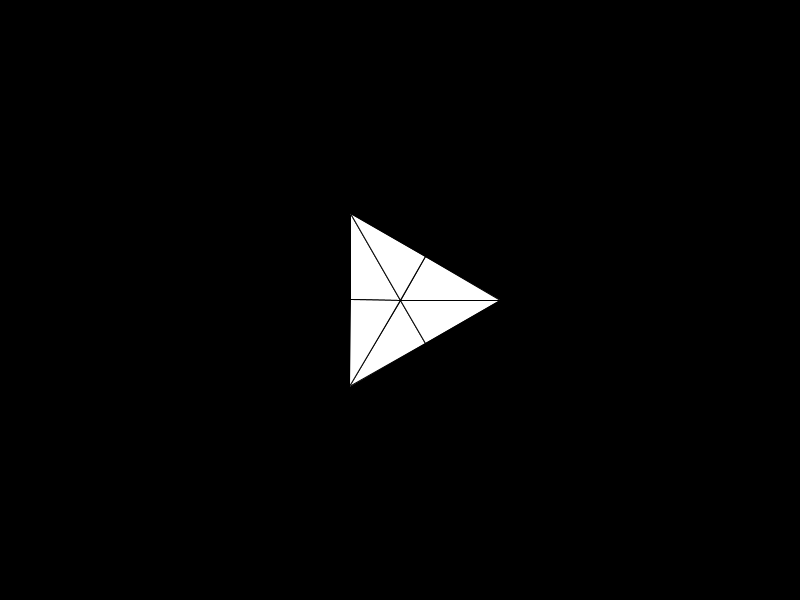
Frame 1 (no input)
Frame 60 (the mouse pressed at the canvas centre just before this capture): identical to frame 1, image omitted
Frame 120 (the mouse held since frame 60 and released just before this capture): identical to frame 1, image omitted

The Processing sketch that drew this single still picture (run headless with seeded random() and noise(); from frame 60 on, the mouse is pressed at the canvas centre):

// Processing sketch: PolygonFun
// ── PolygonFun.pde
Polygon p;
TriangleMesh m,c,d;
int n;


void setup() {
	frameRate(60);
	size(800,600);
	n = 3;
	myPoly();
}

void draw() {
	background(0);
	c.draw();
	d.draw();
	c.update();
	d.update();
		
}

void keyPressed() {
	if (key=='l') {
		if (c.isMoving()) {
			c.reverse();
		}
		else {
			c.startMoving();
		}
	}
	if (key=='r') {
		if (d.isMoving()) {
			d.reverse();
		}
		else {
			d.startMoving();
		}
	}
	if (key=='u') {
		
		n = 2*n;		
		myPoly();
	}
	if (key=='d') {
		if (n>3) {
			n = n/2;
			myPoly();
		}
	}
		
}

void myPoly() {
	p = new Polygon(400,30,100,n);
	m = p.triangulate();
	c = new TriangleMesh( new PVector( 400 , 300 )  );
	d = new TriangleMesh( new PVector( 400 , 300 )  );
	c.leftSplit(m, 100);
	d.rightSplit(m, 100);
}
// ── Polygon.pde
class Polygon {
	PVector pos;
	float radius;
	int sides;
	
	Polygon( float x , float y , float r , int n ) {
		pos = new PVector( x , y );
		radius = r;
		sides = n;
	}
	
	TriangleMesh triangulate() {
		Triangle nt;
		float na;
		float a = TWO_PI/float( sides );
		Triangle t = new Triangle( radius , a );
		m = new TriangleMesh( pos );
		for( int i=0 ; i<sides ; i++ ) {
			nt = new Triangle(t);
			nt.triRotate( i*a );
			m.add( nt );
		}
	return m;
	}
}
// ── Triangle.pde
class Triangle {
	PVector p1 , p2 , p3;
	PVector dest , pos;
	float fromAngle, myAngle , finA;
	boolean isMoving;
	boolean forward; 
	int t , steps;
	
	
	Triangle( PVector q1 , PVector q2 , PVector q3 , float a) {
		p1 = q1.get();
		p2 = q2.get();
		p3 = q3.get();
		pos = new PVector(0,0);
		dest = new PVector(0,0);
		myAngle = a;
		fromAngle = a;
		finA = 0;
		isMoving = false;
		forward = true;
				
	}
	
	Triangle( float r , float a ) {
		this( new PVector( r , 0 ) , new PVector( 0 , 0 ) , new PVector( r*cos(a) , r*sin(a) ) , 0 );
	}
	
	Triangle( Triangle t ) {
		this( t.p1 , t.p2 , t.p3 , t.fromAngle );
	}
	
	void triRotate( float a ) {
		fromAngle = a;
		myAngle = a;
	}
	
	void setDest( PVector d , float a , int s) {
		forward = true;
		dest = d.get();
		finA = a;
		t = 0;
		steps = s;
	}
	
	PVector p3dest() {
		PVector p;
		p = p3.get();
		p.rotate(finA);
		p.add(dest);
		return p;
	}
	
	PVector p1dest() {
		PVector p;
		p = p1.get();
		p.rotate(finA);
		p.add(dest);
		return p;
	}
	
	PVector p2dest() {
		PVector p;
		p = p2.get();
		p.rotate(finA);
		p.add(dest);
		return p;
	}
	
	PVector mid31() {
		PVector m;
		m = p3.get();
		m.sub(p1);
		m.mult(0.5);
		m.add(p1);
		return m;
	}
	

	void update() {
		if ( isMoving ) {
			pos = dest.get();
			pos.mult( float(t)/float(steps) );
			myAngle = (finA-fromAngle)/float(steps)*float(t)+fromAngle;
			if (forward) {
				t++;
			}
			else
			{
				t--;
			}
				
			if ( t>steps ) {
				t = steps;
				forward = false;
				pos = dest.get();
				myAngle = finA;
				isMoving = false;
			}
			if ( t<0 ) {
				t = 0;
				forward = true;
				pos.set(0,0);
				myAngle = fromAngle;
				isMoving = false;
			}
		}
	}
	
	void reverse() {
		if (forward) {
			forward = false;
		}
		else
		{
			forward = true;
		}
		isMoving = true;
	}
	
	void draw() {
		pushMatrix();
		translate( pos.x , pos.y );
		rotate(myAngle);
		triangle( p1.x , p1.y , p2.x , p2.y , p3.x , p3.y );
		popMatrix();
	}
}	
// ── TriangleMesh.pde
class TriangleMesh {
	ArrayList<Triangle> m;
	PVector pos;


	TriangleMesh( PVector p ) {
		pos = p.get();
		m = new ArrayList<Triangle>();
	}

	void add( Triangle tri ) {
		m.add( tri );
	}

	void update() {
		for( Triangle tri : m ) {
			tri.update();
		}
	}
	
	boolean isMoving() {
		boolean move = false;
		for( Triangle tri : m ) {
			if (tri.isMoving) {
				move = true;
			}
		}
		return move;
	}
	
	void startMoving() {
		for( Triangle tri : m ) {
			tri.isMoving = true;
		}
	}
	
	void reverse() {
		for( Triangle tri : m ) {
			tri.reverse();
		}
	}
	
	void leftSplit( TriangleMesh c , int s) {
		PVector mid;
		Triangle t;
		PVector d = new PVector(-200,0);
		boolean flip = false;
		for( Triangle tri : c.m ) {
			mid = tri.mid31();
			t = new Triangle(  tri.p2 , tri.p3, mid , tri.fromAngle );
			if (flip) {
				t.setDest( d , PI , s );
				flip = false;
				d = t.p3dest().get();
				}
			else
				{
				t.setDest( d , 0 , s );
				flip = true;
				d = t.p2dest().get();
				}
				
				
			m.add( t );
		}
	}
	
	void rightSplit( TriangleMesh c , int s) {
		PVector mid;
		Triangle t;
		PVector d = new PVector(200,0);
		boolean flip = false;
		
		for( Triangle tri : c.m ) {
			mid = tri.mid31();

			t = new Triangle( tri.p1 , tri.p2 , mid , tri.fromAngle );
			if (flip) {
				t.setDest( d.get() , PI , s );
				flip = false;
				d = t.p3dest().get();
	
				}
			else
				{
				t.setDest( d.get() , 0 , s );
				flip = true;
				d = t.p1dest().get();
				}
			m.add( t );
		}
	}


	void draw() {
		pushMatrix();
		translate( pos.x , pos.y );
		for( Triangle tri : m ) {
			tri.draw();
		}
		popMatrix();
	}
}
